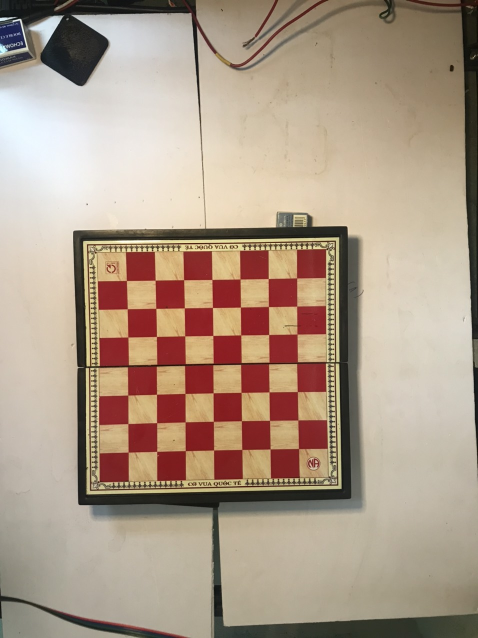
#> input picture BTCK/data/calib/5.jpg, 956 x 1276 px, found by its file name (shown at 1/2 size)
$ python lib.py
#> lines starting #> are read from the running program, lines starting #| are printed output that depends on the picture; after the words box and inside, x2 and y2 are one past the last pixel; in counts of white or black regions, pixels touching at a corner belong together
import cv2
import numpy as np
import glob

# Kích thước ô bàn cờ (mm)
square_dim = 25
# Cờ để lưu dữ liệu
save_ref = 0

# Hàm tìm ma trận hiệu chỉnh ảnh
def cameraCalib():
    # kích thước bàn cờ
    CHECKERBOARD = (7,7)
    criteria = (cv2.TERM_CRITERIA_EPS + cv2.TERM_CRITERIA_MAX_ITER, 30, 0.001)

    #
    obj_points = []
    #
    img_points = []

    #
    obj_p = np.zeros((1, CHECKERBOARD[0] * CHECKERBOARD[1], 3), np.float32)
    # print (obj_p)
    obj_p[0,:,:2] = np.mgrid[0:CHECKERBOARD[0], 0:CHECKERBOARD[1]].T.reshape(-1, 2)
    # print(obj_p)
    prev_img_shape = None
    # print (obj_p[0,:,:2])

    # Đọc ảnh calib
    images = './calib/5.jpg'
    img = cv2.imread(images)
#> img is the input picture: shape (1276, 956, 3); mean B, G, R 136.1, 154.4, 173.2
    # Kiểm tra kích thước ảnh để chuyển bức ảnh về nhỏ hơn.
    print(img.shape)
#| (1276, 956, 3)
    # Sử dụng phần trung tâm của ảnh
    img = img[400:1050,100:750]
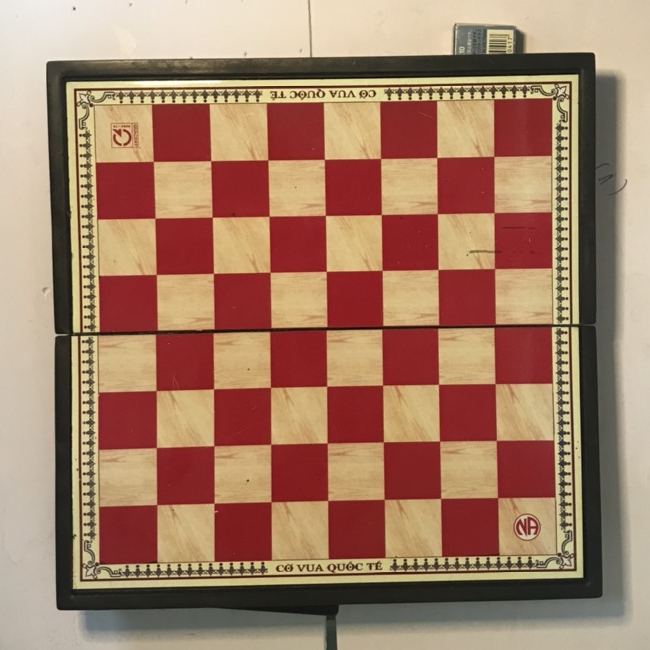
#> img: shape (650, 650, 3); mean B, G, R 102.1, 125.1, 162.4
    # cv2.imwrite('./calib/in.jpg',img)
    # Nếu ảnh to quá cần giảm ảnh theo tỉ lệ nhất định. Ví dụ kích thước ảnh ban đầu là (2016, 1512, 3) --> (300, 400 ) do (x,y) bị đảo.
    # img = cv2.resize(img,(300,400))
    gray = cv2.cvtColor(img,cv2.COLOR_BGR2GRAY)
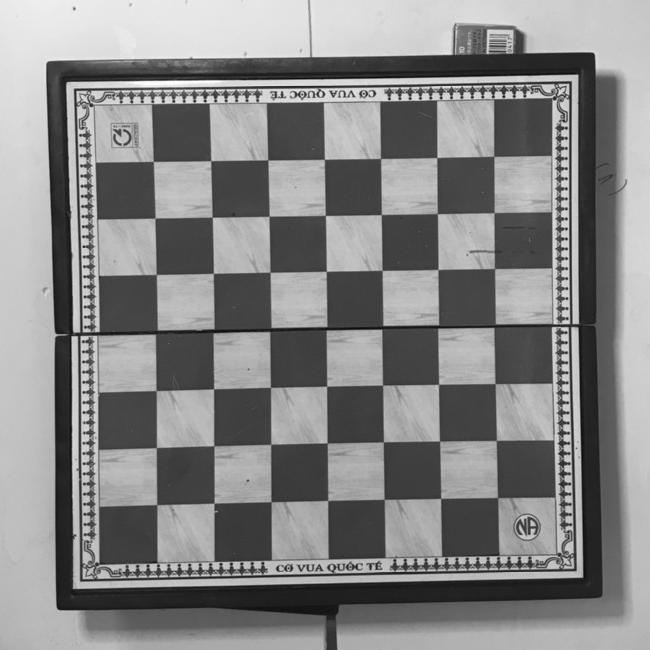
#> gray: shape (650, 650); min 8, max 254, mean 133.7

    # ret : cờ để xác định trạng thái calib, corner: tọa độ các góc trên bàn cờ
    ret,corners = cv2.findChessboardCorners(gray,CHECKERBOARD,cv2.CALIB_CB_ADAPTIVE_THRESH + cv2.CALIB_CB_FAST_CHECK + cv2.CALIB_CB_NORMALIZE_IMAGE)
#> ret = True; corners = 49 rows, first 8: [497.5, 497.5], [440.7, 498.3], [384.3, 499.3], [327.7, 500.5], [271.1, 501.7], [214.1, 503.2], [156.7, 504.6], [496.3, 440.5]

    if ret == True:
        obj_points.append(obj_p)
        corners2 = corners2 = cv2.cornerSubPix(gray, corners, (11,11),(-1,-1), criteria)
#> corners2 = 49 rows, first 8: [497.6, 497.4], [440.6, 498.3], [384.3, 499.3], [327.8, 500.3], [271.1, 501.6], [214.2, 503.6], [156.8, 504.6], [496.4, 440.4]
        # print(corners2)
        img_points.append(corners2)
        img = cv2.drawChessboardCorners(img, CHECKERBOARD, corners2, ret)
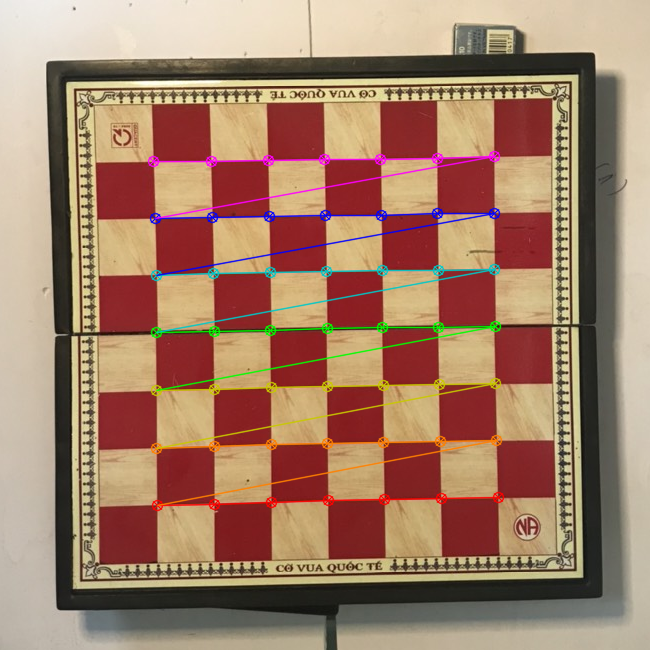
#> img: shape (650, 650, 3); 4.07% of pixels changed, all inside (x1, y1, x2, y2) = (147, 150, 505, 512)

    # [8 lines of commented-out code are left out]
    ret, k_matrix, dist_coef, rvecs, tvecs = cv2.calibrateCamera(obj_points, img_points, gray.shape[::-1], None, None)
#> ret = 0.495; k_matrix = [[6830.8, 0, 171.4], [0, 6967.7, 332.5], [0, 0, 1]]; dist_coef = [[-6.79, 2555.4, 0.149, -0.0693, 14.11]]; rvecs = ([-0.13, -0.321, 3.11],); tvecs = ([5.73, 2.79, 119.7],)
    r_matrix = cv2.Rodrigues(rvecs[0])[0]
#> r_matrix = [[-0.996, -0.0076, -0.0845], [0.0247, -0.979, -0.204], [-0.0811, -0.205, 0.975]]
    t_vector = tvecs[0]/10
#> t_vector = [0.573, 0.279, 11.97]
    rt_matrix = np.column_stack((r_matrix, t_vector))
#> rt_matrix = [[-0.996, -0.0076, -0.0845, 0.573], [0.0247, -0.979, -0.204, 0.279], [-0.0811, -0.205, 0.975, 11.97]]
    p_matrix = np.matmul(k_matrix,rt_matrix) # A[R|t]
#> p_matrix = [[-6820.1, -87.01, -409.7, 5968.2], [145.2, -6887.8, -1093.8, 5922.2], [-0.0811, -0.205, 0.975, 11.97]]

    return p_matrix, img_points, r_matrix, t_vector, k_matrix, dist_coef

# Hàm chuyển tọa độ 2D pixel --> tọa độ 3D thực tế dựa trên phương trình chuyển đổi ảnh calib_matrix.png
def cvt2Dto3D (point: np.ndarray, r_matrix:np.ndarray, t_vector: np.ndarray, k_matrix: np.ndarray):
    camera_matrix_inv = np.linalg.inv(k_matrix)
    vec_1 = np.array([point[0]*t_vector[-1], point[1] * t_vector[-1], t_vector[-1]]).reshape((3, 1))
    camera_point = np.dot(camera_matrix_inv, vec_1)
    t_vector = t_vector.reshape((3, 1))
    vec_2 = camera_point - t_vector
    rotation_matrix_inv = np.linalg.inv(r_matrix)
    world_point = (np.dot(rotation_matrix_inv, vec_2) * square_dim).reshape(-1)
    world_point[-1] = 0.0
    return world_point

# Hàm chuyển đổi tọa độ 3D thực tế --> tọa độ 2D pixel
def cvt3Dto2D(point3D: np.ndarray, p_matrix: np.ndarray):
    point = np.append(point3D.copy()/square_dim, 1.0).reshape((4,1))
    point_not_norm = np.matmul(p_matrix,point)
    result = np.array([np.floor(point_not_norm[0]/point_not_norm[-1]), np.floor(point_not_norm[1]/point_not_norm[-1])])

    return result.astype(np.int16).reshape(-1)

# Kiểm tra các hàm bên trên
p_matrix, img_points, r_matrix, t_vector, k_matrix, dist_coef = cameraCalib()
#> img_points = 1 item; t_vector = [0.573, 0.279, 11.97]; dist_coef = [[-6.79, 2555.4, 0.149, -0.0693, 14.11]]

# [11 lines of commented-out code are left out]
if save_ref == 1:
    for i in img_points[0]:
        # print(i[0][1])
        b = cvt2Dto3D(np.array([i[0][0],i[0][1]]),r_matrix,t_vector,k_matrix) #384 499
        print(i[0][0],i[0][1])
        print(b)
        with open('a.txt','a') as f:
            f.write(str(b[0])+' '+str(b[1])+' '+str(i[0][0])+' '+str(i[0][1])+'\n')
